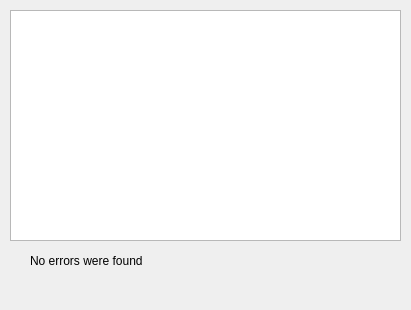
<?xml version="1.0" encoding="UTF-8"?>
<ui version="4.0">
 <class>checkDock</class>
 <widget class="QDockWidget" name="checkDock">
  <property name="geometry">
   <rect>
    <x>0</x>
    <y>0</y>
    <width>411</width>
    <height>310</height>
   </rect>
  </property>
  <property name="windowTitle">
   <string>Topology Validation Results</string>
  </property>
  <widget class="QWidget" name="dockWidgetContents">
   <widget class="QWidget" name="gridLayoutWidget">
    <property name="geometry">
     <rect>
      <x>10</x>
      <y>10</y>
      <width>391</width>
      <height>231</height>
     </rect>
    </property>
    <layout class="QGridLayout" name="gridLayout">
     <item row="0" column="0">
      <widget class="QTableWidget" name="errorTable"/>
     </item>
    </layout>
   </widget>
   <widget class="QLabel" name="errorComment">
    <property name="geometry">
     <rect>
      <x>30</x>
      <y>250</y>
      <width>291</width>
      <height>22</height>
     </rect>
    </property>
    <property name="text">
     <string>No errors were found</string>
    </property>
   </widget>
  </widget>
 </widget>
 <resources/>
 <connections/>
</ui>
